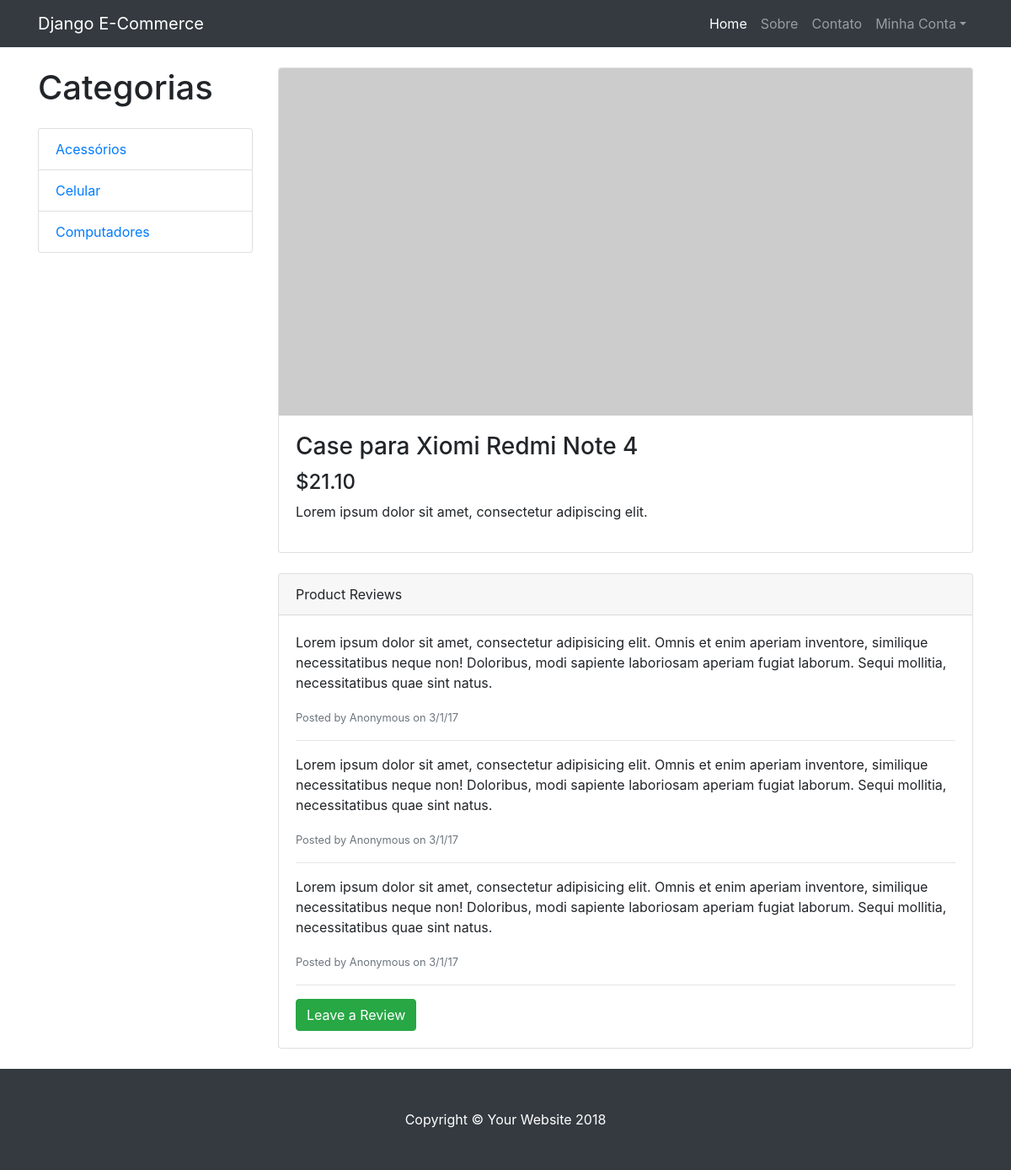
The page /categoria/produto/detalhes/case-xiomi-redmi-note-4 on the database its author committed.
### catalog/models.py (models this page shows, shortened)
class Category(models.Model):
    name = models.CharField('Nome', max_length=100)
    slug = models.SlugField('Identificador', max_length=100, unique=True)
    created = models.DateField('Criado em', auto_now_add=True)
    modified = models.DateField('Modificado em', auto_now=True)
    class Meta():
        verbose_name = 'Categoria'
        verbose_name_plural = 'Categorias'
        ordering = ['name']

class Product(models.Model):
    name = models.CharField('Nome', max_length=100)
    slug = models.SlugField('Identificador', max_length=100, unique=True)
    description = models.TextField('Descrição', blank=True)
    price = models.DecimalField('Preço', decimal_places=2, max_digits=8)
    stars = models.IntegerField('Avaliação')
    category = models.ForeignKey('catalog.category', verbose_name='Categoria', on_delete=models.CASCADE)
    image = models.ImageField('Imagem', null=True, blank=True, upload_to='img')
    created = models.DateField('Criado em', auto_now_add=True)
    modified = models.DateField('Modificado em', auto_now=True)
    class Meta():
        verbose_name ='Produto'
        verbose_name_plural = 'Produtos'
        ordering = ['name']

### catalog/views.py (the view)
# urls.py: path('produto/detalhes/<str:product_slug>', views.ProductDetailListView.as_view(), name='details'),
class ProductDetailListView(generic.ListView):
    model = Product
    context_object_name = 'product'
    template_name = 'product-details.html'
    def get_queryset(self):
        return Product.objects.get(slug=self.kwargs['product_slug'])

### catalog/context_processors.py (called while the page is built)
def categories(request):
    return {
        'categories'  : Category.objects.all(),
    }

### core/context_processors.py (called while the page is built)
def login_ctx_tag(request):
    return {'login_form' : AuthenticationForm()}

### core/templates/product-details.html (shortened to what this page needs)
{% extends "base.html" %}
{% load thumbnail %}
{% block container  %}
<div class="row">
  <div class="col-lg-3">
    <h1 class="my-4">Categorias</h1>
    <div class="list-group">
      {% for category in categories %}
        <a href="{% url 'category' category.slug %}" class="list-group-item">{{category.name}}</a>
      {% endfor %}
    </div>
  </div>
    <div class="col-lg-9">
      <div class="card mt-4">
          {% if product.image %}
          <img class="card-img-top img-fluid" src="{{ product.image|thumbnail_url:'product_image' }}" alt=""></a>
          {% else %}
          <img class="card-img-top img-fluid" src="http://placehold.it/400x200" alt=""></a>
          {% endif %}
          <div class="card-body">
          <h3 class="card-title">{{ product.name }}</h3>
          <h4>${{product.price}}</h4>
          <p class="card-text">{{ product.description }}</p>
        </div>
      </div>
      <div class="card card-outline-secondary my-4">
        <div class="card-header">
          Product Reviews
        </div>
        <div class="card-body">
          <p>Lorem ipsum dolor sit amet, consectetur adipisicing elit. Omnis et enim aperiam inventore, similique necessitatibus neque non! Doloribus, modi sapiente laboriosam aperiam fugiat laborum. Sequi mollitia, necessitatibus quae sint natus.</p>
          <small class="text-muted">Posted by Anonymous on 3/1/17</small>
          <hr>
          <p>Lorem ipsum dolor sit amet, consectetur adipisicing elit. Omnis et enim aperiam inventore, similique necessitatibus neque non! Doloribus, modi sapiente laboriosam aperiam fugiat laborum. Sequi mollitia, necessitatibus quae sint natus.</p>
          <small class="text-muted">Posted by Anonymous on 3/1/17</small>
          <hr>
          <p>Lorem ipsum dolor sit amet, consectetur adipisicing elit. Omnis et enim aperiam inventore, similique necessitatibus neque non! Doloribus, modi sapiente laboriosam aperiam fugiat laborum. Sequi mollitia, necessitatibus quae sint natus.</p>
          <small class="text-muted">Posted by Anonymous on 3/1/17</small>
          <hr>
          <a href="#" class="btn btn-success">Leave a Review</a>
        </div>
      </div>
    </div>
  </div>
  </div>
{% endblock %}

### core/static/css/shop-homepage.css (style rules this page uses)
body { padding-top: 54px; }
@media (min-width: 992px) { body { padding-top: 56px; } }

### rows shown on the page
Category: name "Acessórios"
Category: name "Celular"
Category: name "Computadores"
Product: name "Case para Xiomi Redmi Note 4", price "21.10", description "Lorem ipsum dolor sit amet, consectetur adipiscing elit."
